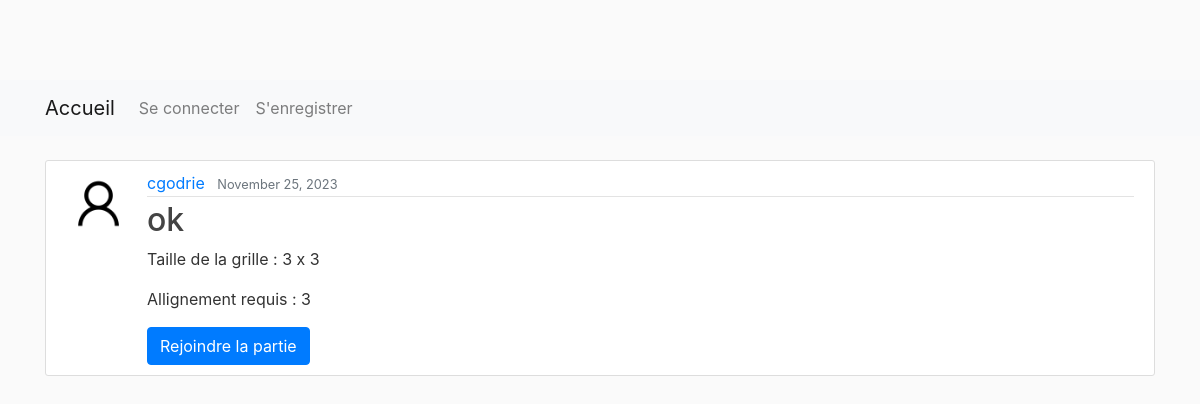
The page /game/34/detail on the database its author committed.
### morpion/models.py (models this page shows, shortened)
class Game(models.Model):
    creator = models.ForeignKey(User, on_delete=models.CASCADE)
    player2 = models.ForeignKey(User, on_delete=models.SET_NULL, blank=True, null=True, related_name='joined_games')
    active_player = models.CharField(max_length=20, default='')
    title = models.CharField(max_length=200)
    grid_size = models.PositiveIntegerField()
    alignment = models.PositiveIntegerField()
    STATUS_CHOICES = (
        ('waiting', 'Waiting'),
        ('started', 'Started'),
        ('completed', 'Completed'),
    )
    status = models.CharField(max_length=10, choices=STATUS_CHOICES, default='waiting')
    created_at = models.DateTimeField(auto_now_add=True)
    updated_at = models.DateTimeField(auto_now=True)
    is_private = models.BooleanField(default=False)
    access_code = models.CharField(max_length=6, blank=True, null=True)
    grid_data = models.JSONField(default=dict)

### users/models.py (models this page shows, shortened)
class Profile(models.Model):
    user = models.OneToOneField(User, on_delete=models.CASCADE)
    image = models.ImageField(default='default.png', upload_to='profile_pics')
    game_symbol = models.ImageField(default='default_symbol.png', upload_to='game_symbols')

### morpion/views.py (the view)
# urls.py: path('game/<int:pk>/detail', GameDetailView.as_view(), name='game-detail'),
class GameDetailView(DetailView):
    model = Game
    def get_context_data(self, **kwargs):
        context = super().get_context_data(**kwargs)
        context['title'] = 'Detail de la partie'
        return context

### morpion/templates/morpion/game_detail.html (shortened to what this page needs)
{% extends "morpion/base.html" %}
{% block content %}
<article class="media content-section">
    <img class="rounded-circle article-img" src="{{ object.creator.profile.image.url }}">
    <div class="media-body">
        <div class="article-metadata">
            <a class="mr-2" href="#">{{ object.creator }}</a>
            <small class="text-muted">{{ object.created_at|date:"F d, Y" }}</small>
        </div>
        <h2 class="article-title">{{ object.title }}</h2>
        <p class="article-content">Taille de la grille : {{ game.grid_size }} x {{ game.grid_size }}</p>
        <p class="article-content">Allignement requis : {{ game.alignment }}</p>
        <a href="{% url 'confirm-join-game' game.id %}" class="btn btn-primary">Rejoindre la partie</a>
    </div>
</article>
{% endblock content %}

### morpion/static/css/main.css (style rules this page uses)
body { background: #fafafa; color: #333333; margin-top: 5rem; }
h1, h2, h3, h4, h5, h6 { color: #444444; }
.content-section { background: #ffffff; padding: 10px 20px; border: 1px solid #dddddd; border-radius: 3px; margin-bottom: 20px; }
.article-title { color: #444444; }
.article-content { white-space: pre-line; }
.article-img { height: 65px; width: 65px; margin-right: 16px; }
.article-metadata { padding-bottom: 1px; margin-bottom: 4px; border-bottom: 1px solid #e3e3e3 }

### rows shown on the page
Game: creator.profile.image (placeholder picture), creator "cgodrie", created_at "November 25, 2023", title "ok", grid_size "3", alignment "3"
